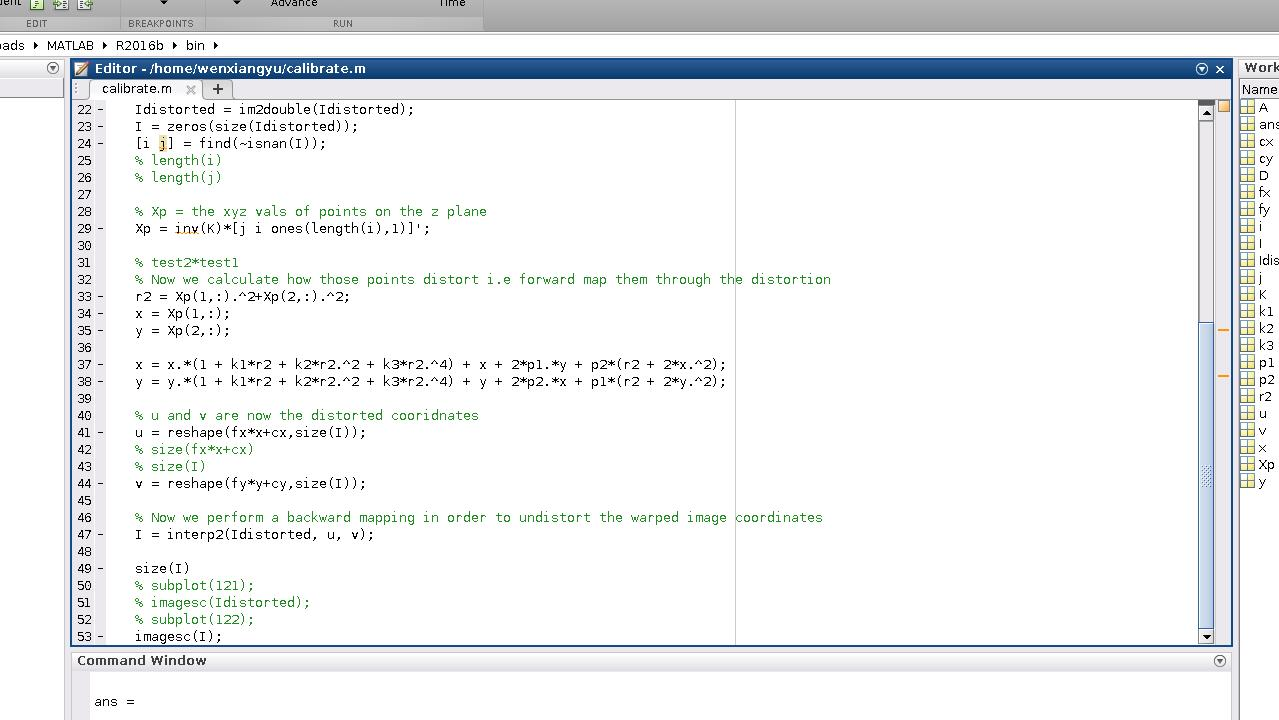
#> input picture normal_2.jpg, 1279 x 720 px, found by its file name
$ python distortion.py
#> lines starting #> are read from the running program, lines starting #| are printed output that depends on the picture
#> further down, image is the input picture: PIL image 1279x720 RGB; mean R, G, B 236.6, 238.6, 239.9
# '''
# camera calibration for distorted images with chess board samples
# reads distorted images, calculates the calibration and write undistorted images

# usage:
#    calibrate.py [--debug <output path>] [--square_size] [<image mask>]

# default values:
#    --debug:    ./output/
#    --square_size: 1.0
#    <image mask> defaults to ../data/left*.jpg
# '''

# Python 2/3 compatibility
from __future__ import print_function
import numpy as np
import cv2
from PIL import Image
# local modules
from common import splitfn
# built-in modules
import os
import sys
import getopt
from glob import glob

def distortion(img_PIL):
    h, w = 0, 0

    print('processing ...')

    img = cv2.cvtColor(np.asarray(img_PIL), cv2.COLOR_RGB2BGR)

    if img is None:
        print("Failed to load the image from Pillow pattern ...")
        return

    h, w = img.shape[:2]
#> h = 720; w = 1279

    # n = 54

    camera_matrix = np.eye(3)
    dist_coefs = np.zeros(4)
    # calib_flags=cv2.fisheye.CALIB_FIX_SKEW + cv2.fisheye.CALIB_RECOMPUTE_EXTRINSIC + cv2.fisheye.CALIB_CHECK_COND + cv2.fisheye.CALIB_USE_INTRINSIC_GUESS

    dist_coefs = np.array([ 3.7816712271668235e-01, 9.7194428295751345e-01, 0, 0, -2.9169719384592412e+00])

    # the coefficient matrix to numtiply on the dist_coefs matrix
    # to see how the Ks change the distortion of one normal image
    coef_mat_numti = np.array([1, 0, 0, 0, 0])
    dist_coefs = dist_coefs * coef_mat_numti
    camera_matrix = np.array([[ 9.8214053893310370e+02    ,0.  ,6.3950000000000000e+02],
                            [   0.          ,9.8214053893310370e+02,  3.5950000000000000e+02],
                            [   0.            ,0.            ,1.        ]])

    newcameramtx, roi = cv2.getOptimalNewCameraMatrix(camera_matrix, dist_coefs, (w, h), 1, (w, h))
#> roi = (17, 35, 1243, 650)

    dst = cv2.undistort(img, camera_matrix, dist_coefs, None, newcameramtx)
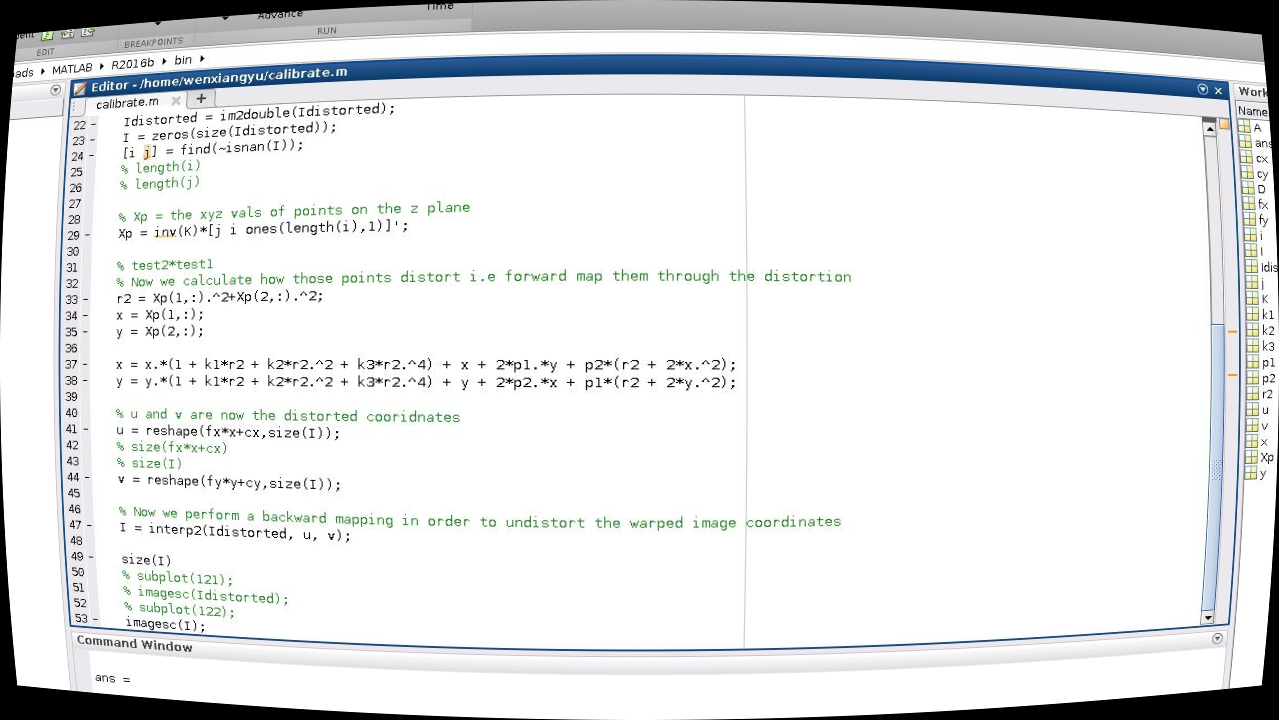
#> dst: shape (720, 1279, 3); mean B, G, R 230.4, 229.2, 227.3

    cv2.imwrite('/home/wenxiangyu/change_weight_1.500.png', dst)

    print('ok')

    cv2.destroyAllWindows()


if __name__ == '__main__':
    image = Image.open('/home/wenxiangyu/project/camera_distortion/normal_2.jpg')

    distortion(image)

$ run again, with normal_3.jpg copied over normal_2.jpg
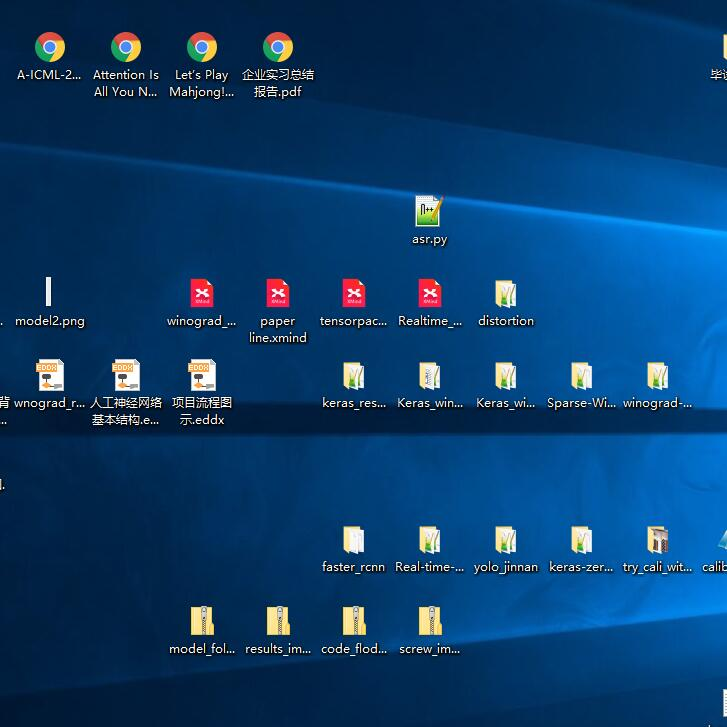
#> input picture normal_3.jpg, 727 x 727 px, found by its file name
#> image is the input picture: PIL image 727x727 RGB; mean R, G, B 10.6, 60.7, 107.5
#> in distortion, `dst = cv2.undistort(img, camera_matrix, dist_coefs, None, newcameramtx)`:
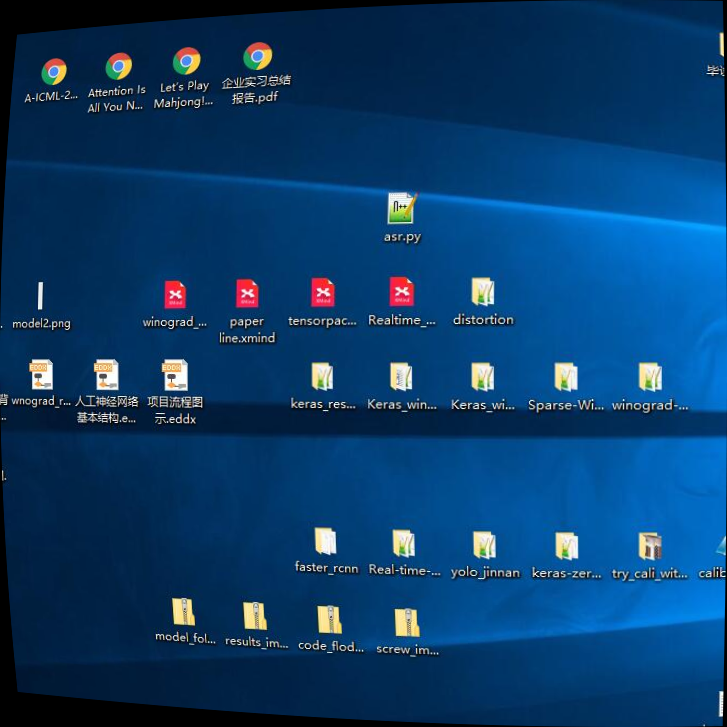
#> dst: shape (727, 727, 3); mean B, G, R 106.9, 60.4, 10.2

$ run again, with normal_4.jpg copied over normal_2.jpg
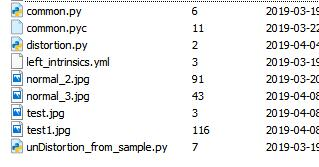
#> input picture normal_4.jpg, 319 x 167 px, found by its file name
#> image is the input picture: PIL image 319x167 RGB; mean R, G, B 236.2, 237.1, 236.8
#> in distortion, `dst = cv2.undistort(img, camera_matrix, dist_coefs, None, newcameramtx)`:
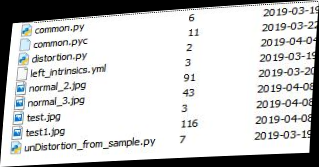
#> dst: shape (167, 319, 3); mean B, G, R 202.6, 202.9, 202.2

$ run again, with normal_5.jpg copied over normal_2.jpg
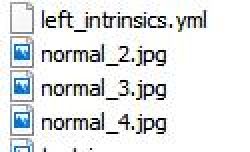
#> input picture normal_5.jpg, 125 x 76 px, found by its file name (shown 2 times larger)
#> image is the input picture: PIL image 125x76 RGB; mean R, G, B 227.2, 229.3, 229.9
#> in distortion, `dst = cv2.undistort(img, camera_matrix, dist_coefs, None, newcameramtx)`:
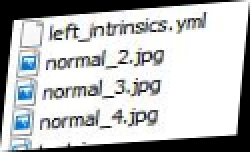
#> dst: shape (76, 125, 3) (shown 2 times larger); mean B, G, R 189.8, 189.3, 187.7
